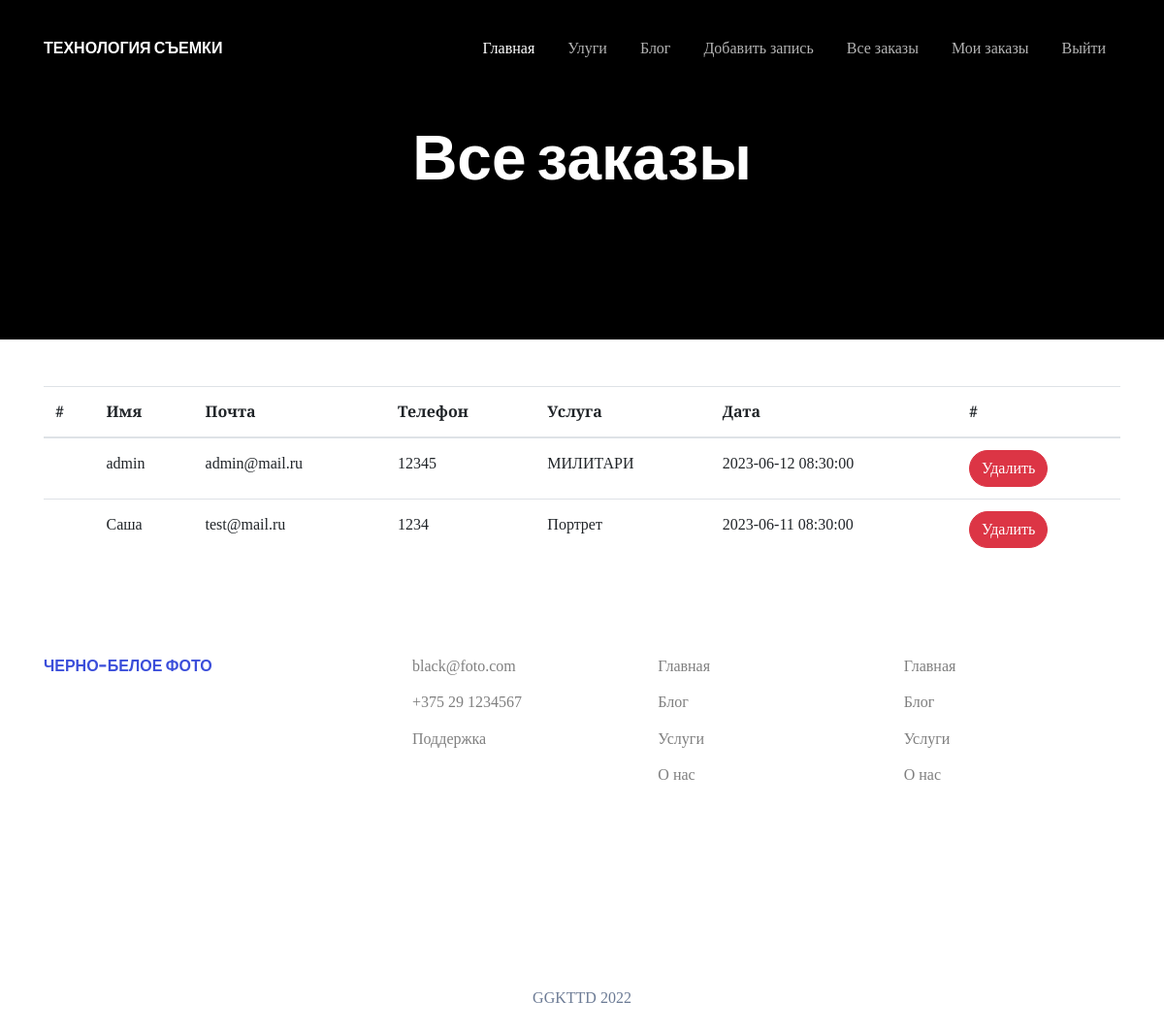
The app's page /admin_list (signed in) with its own data.
### app.py (models this page shows, shortened)
class User(db.Model):
    id = db.Column(db.Integer,primary_key=True)
    name = db.Column(db.String(100))
    email = db.Column(db.String(100), unique=True)
    phone_number = db.Column(db.Integer)
    password = db.Column(db.String(100), unique=True)
    root = db.Column(db.Integer, default=0)
    order_id = db.relationship('Orders', backref='user', lazy='dynamic')

class Servises(db.Model):
    id = db.Column(db.Integer,primary_key=True)
    title = db.Column(db.String(500))
    text = db.Column(db.Text)
    image_name = db.Column(db.String(500))

class Orders(db.Model):
    id = db.Column(db.Integer,primary_key=True)
    id_servises = db.Column(db.Integer, db.ForeignKey('servises.id'))
    name = db.Column(db.String(100))
    phone = db.Column(db.String(100))
    date = db.Column(db.DateTime, unique=True)
    id_users = db.Column(db.Integer, db.ForeignKey('user.id'))

### app.py (the view)
@app.route('/admin_list', methods=['GET', 'POST'])
def admin_list():
    root = User.query.filter_by(email=session['name']).first().root
    if root!=1:
        abort(403)
    order_user  = Orders.query.all()
    order_user_list = []
    order_prices_list = []
    for el in order_user:
        order_user_list.append(User.query.filter_by(id=el.id_users).first())
    for el in order_user:
        order_prices_list.append(Servises.query.filter_by(id=el.id_servises).first())
    return render_template("admin.html",order_user=order_user,order_user_list=order_user_list,order_prices_list=order_prices_list,zip=zip)

### app.py (called while the page is built)
@app.context_processor
def inject_user():
    return dict(
    category=db.session.query(Articles.category).distinct().all(),
    )

@app.context_processor
def inject_user():
    def get_user_name():
        if 'name' in session:
            return User.query.filter_by(email=session['name']).first()
    return dict(active_user=get_user_name())

### templates/admin.html (shortened to what this page needs)
{% extends 'base.html' %}
{% block main %}
<div class="site-section-cover">
    <div class="container">
      <div class="row align-items-center text-center justify-content-center">
        <div class="col-lg-6">
          <h1 class="text-white mb-4">Все заказы</h1>
        </div>
      </div>
    </div>
  </div>
  <div class="container py-5">
    {%if active_user.root==1%}
    <table class="table">
       <thead>
         <tr>
           <th scope="col">#</th>
           <th scope="col">Имя</th>
           <th scope="col">Почта</th>
           <th scope="col">Телефон</th>
           <th scope="col">Услуга</th>
           <th scope="col">Дата</th>
           <th scope="col">#</th>
         </tr>
       </thead>
       <tbody>
          {%for el,el2,el3 in zip( order_user_list,order_prices_list, order_user)%}
         <tr>
           <td></td>
           <td>{{el.name}}</td>
           <td>{{el.email}}</td>
           <td>{{el.phone_number}}</td>
           <td>{{el2.title}}</td>
           <td>{{el3.date}}</td>
           <td><a href="/delete_order_admin/{{el3.id}}" class="btn btn-danger">Удалить</a></td>
         </tr>
         {%endfor%}
       </tbody>
     </table>
     {%endif%}
 </div>
{% endblock %}

### static/css/style.css (style rules this page uses)
html { overflow-x: hidden; }
body { line-height: 1.7; color: #6c7b95 !important; font-weight: 300; font-size: 1rem; background: #fff; font-family: "Source Serif Pro", serif; }
a { -webkit-transition: .3s all ease; -o-transition: .3s all ease; transition: .3s all ease; text-decoration: none; }
h1, h2, h3, h4, h5, .h1, .h2, .h3, .h4, .h5 { color: #000; font-family: "Poppins", sans-serif; }
.btn { border-radius: 30px; text-decoration: none; }
.site-section-cover { position: relative; background-size: cover; background-repeat: no-repeat; background-position: center center; background: #000; }
.site-section-cover, .site-section-cover .container { position: relative; z-index: 2; }
.site-section-cover, .site-section-cover .container > .row { height: calc(25vh - 196px); min-height: 350px; }
.site-section-cover h1 { font-size: 4rem; line-height: 1.3; font-family: "Poppins", sans-serif; font-weight: 900 !important; }

### records on screen
User: name "admin", email "admin@mail.ru", phone_number "12345", title "МИЛИТАРИ", date "2023-06-12 08:30:00"
User: name "Саша", email "test@mail.ru", phone_number "1234", title "Портрет", date "2023-06-11 08:30:00"
